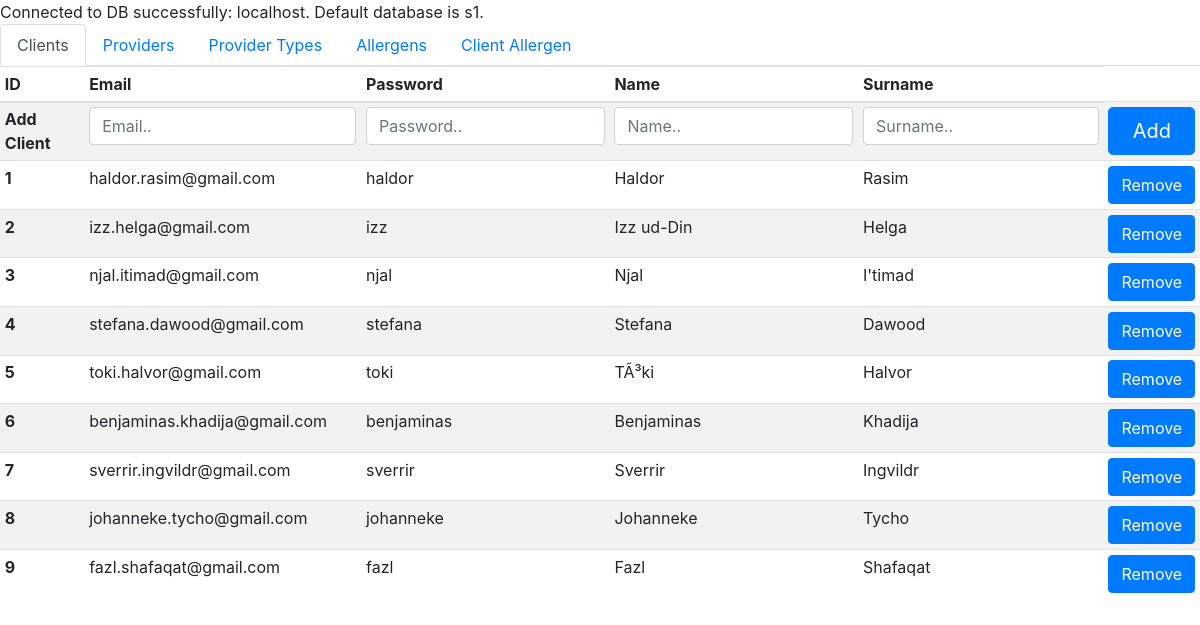
The app's page /control_panel.php, older data.
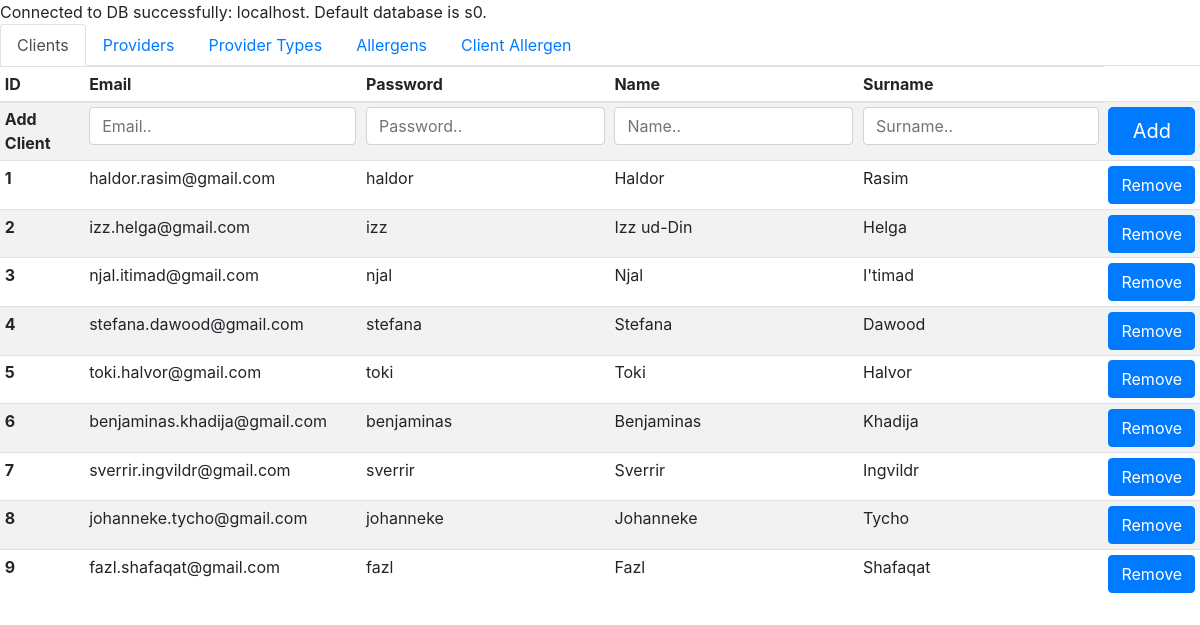
The same page, newer data.
### tables this page shows
CREATE TABLE `client` (
  `client_id` int(11) NOT NULL AUTO_INCREMENT,
  `client_email` varchar(45) NOT NULL,
  `client_password` varchar(45) NOT NULL,
  `client_name` varchar(45) NOT NULL,
  `client_surname` varchar(45) NOT NULL,
  PRIMARY KEY (`client_id`)
);

### control_panel.php (the view, shortened to what this page needs)
<!DOCTYPE html>
<html lang="en">
<head>
  <link rel="stylesheet" href="https://stackpath.bootstrapcdn.com/bootstrap/4.3.1/css/bootstrap.min.css">
</head>
<body>
  <?php
  $servername = "localhost";
  $username = "root";
  $password="";
  $db = "uni_web_prod";
  $conn = new mysqli($servername, $username,$password,$db);
  printf("Connected to DB successfully: %s.\n",$conn->host_info);
  if ($result = $conn->query("SELECT DATABASE()")) {
    $row = $result->fetch_row();
    printf("Default database is %s.\n", $row[0]);
  }
  ?>
  <nav>
    <div class="nav nav-tabs" id="nav-tab" role="tablist">
      <a class="nav-item nav-link active" id="nav-clients-tab" data-toggle="tab" href="#nav-clients" role="tab" aria-controls="clients" aria-selected="true">Clients</a>
      <a class="nav-item nav-link" id="nav-providers-tab" data-toggle="tab" href="#nav-providers" role="tab" aria-controls="providers" aria-selected="false">Providers</a>
      <a class="nav-item nav-link" id="nav-provider-types-tab" data-toggle="tab" href="#nav-provider-types" role="tab" aria-controls="provider-types" aria-selected="false">Provider Types</a>
      <a class="nav-item nav-link" id="nav-allergens-tab" data-toggle="tab" href="#nav-allergens" role="tab" aria-controls="allergens" aria-selected="false">Allergens</a>
      <a class="nav-item nav-link" id="nav-client-allergen-tab" data-toggle="tab" href="#nav-client-allergen" role="tab" aria-controls="client-allergen" aria-selected="false">Client Allergen</a>
    </div>
  </nav>
  <div class="tab-content" id="nav-tabContent">
    <div class="tab-pane fade show active" id="nav-clients" role="tabpanel" aria-labelledby="nav-clients-tab">
      <div class="table-responsive">
        <table class="table table-hover table-striped table-sm">
          <thead>
            <tr>
              <th scope="col">ID</th>
              <th scope="col">Email</th>
              <th scope="col">Password</th>
              <th scope="col">Name</th>
              <th scope="col">Surname</th>
            </tr>
          </thead>
          <tbody>
            <tr>
              <th scope="row">Add Client</th>
              <form action="control_panel.php" method="post" name="client_add_form">
                <fieldset>
                  <td>
                    <input type="email" class="form-control" name="clientEmail" autocomplete="on" placeholder="Email.." required autofocus id="clientEmail" />
                  </td>
                  <td>
                    <input type="text" class="form-control" name="clientPassword" autocomplete="on" placeholder="Password.." required autofocus id="clientPassword" />
                  </td>
                  <td>
                    <input type="text" class="form-control" name="clientName" autocomplete="on" placeholder="Name.." required autofocus id="clientName" />
                  </td>
                  <td>
                    <input type="text" class="form-control" name="clientSurname" autocomplete="on" placeholder="Surname.." required autofocus id="clientSurname" />
                  </td>
                  <td>
                    <button type="submit" name="btnClientAdd" class="btn btn-primary btn-lg btn-block" value="clientAdd">
                      Add
                    </button>
                  </td>
                </fieldset>
              </form>
            </tr>
            <?php
              $query = $conn->query("SELECT * FROM client");
              while ($row = mysqli_fetch_array($query)):
            ?>
            <tr>
              <form action="control_panel.php" method="post" name="client_remove_form">
                <th scope="row"><?php echo $row['client_id'];?></th>
                <td><?php echo $row['client_email'];?></td>
                <td><?php echo $row['client_password'];?></td>
                <td><?php echo $row['client_name'];?></td>
                <td><?php echo $row['client_surname'];?></td>
                <td>
                  <button name="btnClientRemove" type="submit" class="btn btn-primary" value"clientRemove">
                    Remove
                  </button>
                </td>
            </tr>
            <?php  endwhile ?>
          </tbody>
        </table>
      </div>
    </div>
  </div>
</html>

Row changes from the older to the newer data that the page shows:
changed client "toki.halvor@gmail.com": client_name "TÃ³ki" → "Toki"
Text that changed along with them:
$row[0]: "s1" → "s0"
